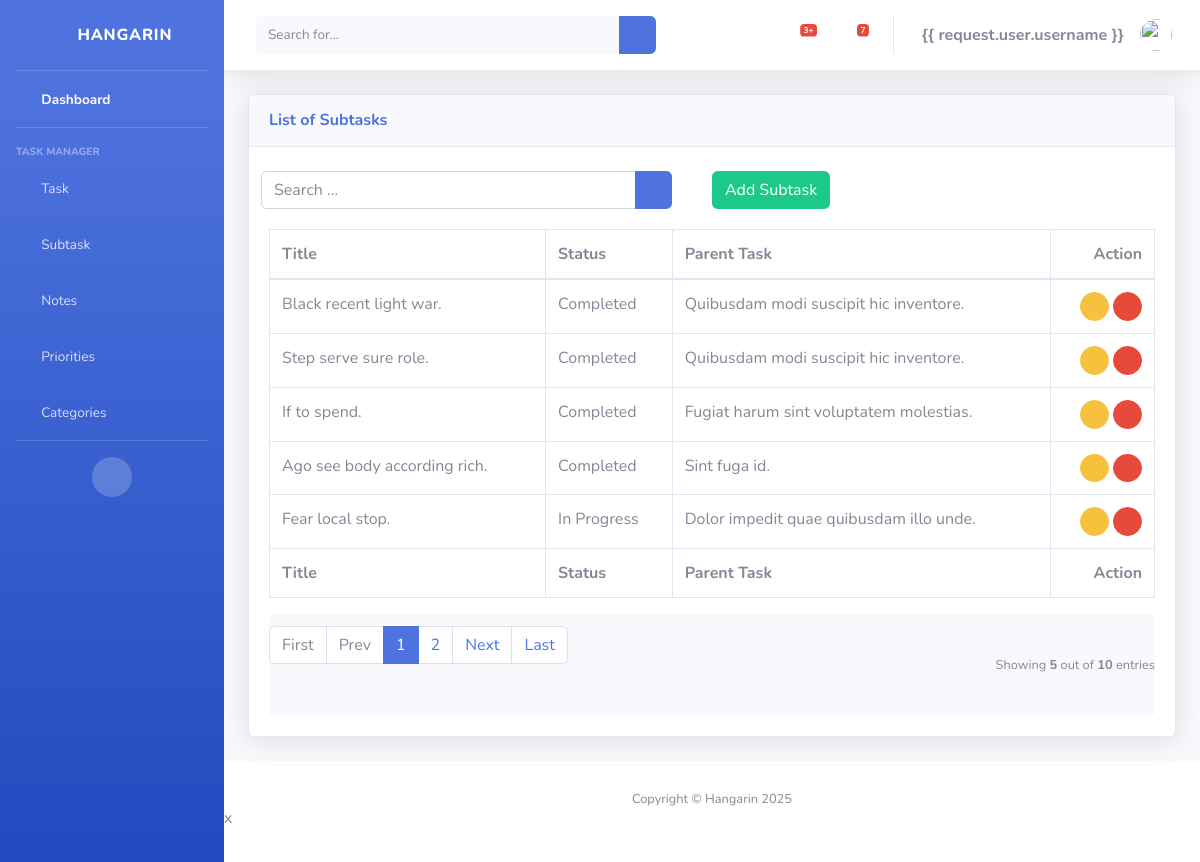
The app's page /subtask_list (signed in) with its own data.
### taskmanager/models.py (models this page shows, shortened)
class BaseModel(models.Model):
    created_at = models.DateTimeField(auto_now_add=True, db_index=True)
    updated_at = models.DateTimeField(auto_now=True)
    class Meta:
        abstract = True

class SubTask(BaseModel):
    parent_task = models.ForeignKey(Task, on_delete=models.CASCADE)
    title = models.CharField(max_length=150)
    status = models.CharField(max_length=50,
        choices=[
            ("Pending", "Pending"),
            ("In Progress ", "In Progress"),
            ("Completed", "Completed"),
        ], default="pending"
    )
    class Meta:
            verbose_name = "SubTask"
            verbose_name_plural = "SubTasks"
            ordering = ['title']

class Task(BaseModel):
    title = models.CharField(max_length=150)
    description = models.CharField(max_length=500)
    deadline = models.DateTimeField()
    status = models.CharField(max_length=50,
        choices=[
            ("Pending", "Pending"),
            ("In Progress ", "In Progress"),
            ("Completed", "Completed"),
        ], default="pending"
    )
    category = models.ForeignKey(Category, null=True, blank=True, on_delete=models.CASCADE)
    priority = models.ForeignKey(Priority, null=True, blank=True, on_delete=models.CASCADE)
    def __str__(self):
        return self.title

### taskmanager/views.py (the view)
# urls.py: path('subtask_list', SubTaskList.as_view(), name='subtask-list'),
class SubTaskList(LoginRequiredMixin, ListView):
    model = SubTask
    context_object_name = 'subtask'
    template_name = 'subtask_list.html'
    paginate_by = 5
    ordering = ["status", ]
    def get_queryset(self):
        qs = super().get_queryset()
        query = self.request.GET.get('q')
        if query:
            qs = qs.filter(
                Q(title__icontains=query)
            )
        return qs

### templates/subtask_list.html
{% extends 'base.html' %} {% load static %} {% block content %}
<div class="content">
    <div class="container-fluid">
        <div class="row">
            <div class="col-md-12">
                <div class="card shadow mb-4">
                    <div class="card-header py-3">
                        <h6 class="m-0 font-weight-bold text-primary">List of Subtasks</h6>
                    </div>
                    <br />
                    <div class="col-md-12 row">
                        <div class="col-md-6">
                            <form class="navbar-left navbar-form nav-search mr-md-3" action="{% url 'subtask-list' %}">
                                <div class="input-group">
                                    <input type="text" placeholder="Search ..." class="form-control" name="q" />
                                    <div class="input-group-append">
                                        <button class="btn btn-primary" type="submit">
                                            <i class="fas fa-search fa-sm"></i>
                                        </button>
                                    </div>
                                </div>
                            </form>
                        </div>
                        <div class="col-md-6">
                            <div class="pull-right">
                                <a href="{% url 'subtask-add' %}" class="btn btn-success btn-rounded">Add Subtask</a>
                            </div>
                        </div>
                    </div>
                    <div class="card-body">
                        <div class="table-responsive">
                            <table class="table table-bordered" id="dataTable" width="100%" cellspacing="0">
                                <thead>
                                    <tr>
                                        <th scope="col">Title</th>
                                        <th scope="col">Status</th>
                                        <th scope="col">Parent Task</th>
                                        <th class="text-right" scope="col">Action</th>
                                    </tr>
                                </thead>
                                <tfoot>
                                    <tr>
                                        <th scope="col">Title</th>
                                        <th scope="col">Status</th>
                                        <th scope="col">Parent Task</th>
                                        <th class="text-right" scope="col">Action</th>
                                    </tr>
                                </tfoot>
                                <tbody>
                                    {% for object in object_list %}
                                    <tr>
                                        <td>{{ object.title }}</td>
                                        <td>{{ object.status }}</td>
                                        <td>{{ object.parent_task }}</td>
                                        <td class="text-right">
                                            <a class="btn btn-warning btn-circle btn-sm" href="subtask_list/{{ object.id }}">
                                                <i class="fas fa-wrench"></i>
                                            </a>
                                            <a class="btn btn-danger btn-circle btn-sm" href="subtask_list/{{ object.id }}/delete">
                                                <i class="fas fa-trash"></i>
                                            </a>
                                        </td>
                                    </tr>
                                    {% empty %}
                                    <tr>
                                        <td colspan="4" style="text-align: center">
                                            <p class="text-sm font-weight-bold mb-0">No Records Found</p>
                                        </td>
                                    </tr>
                                    {% endfor %}
                                </tbody>
                            </table>
                            {% include 'includes/pagination.html' %}
                        </div>
                    </div>
                </div>
            </div>
        </div>
    </div>
</div>
{% endblock %}

### records on screen
SubTask: title "Black recent light war.", status "Completed", parent_task "Quibusdam modi suscipit hic inventore."
SubTask: title "Step serve sure role.", status "Completed", parent_task "Quibusdam modi suscipit hic inventore."
SubTask: title "If to spend.", status "Completed", parent_task "Fugiat harum sint voluptatem molestias."
SubTask: title "Ago see body according rich.", status "Completed", parent_task "Sint fuga id."
SubTask: title "Fear local stop.", status "In Progress", parent_task "Dolor impedit quae quibusdam illo unde."

### other values on screen
{{ page_num }} "1"
{{ page_num }} "2"
{{ object_list.count }} "5"
{{ paginator.count }} "10"
